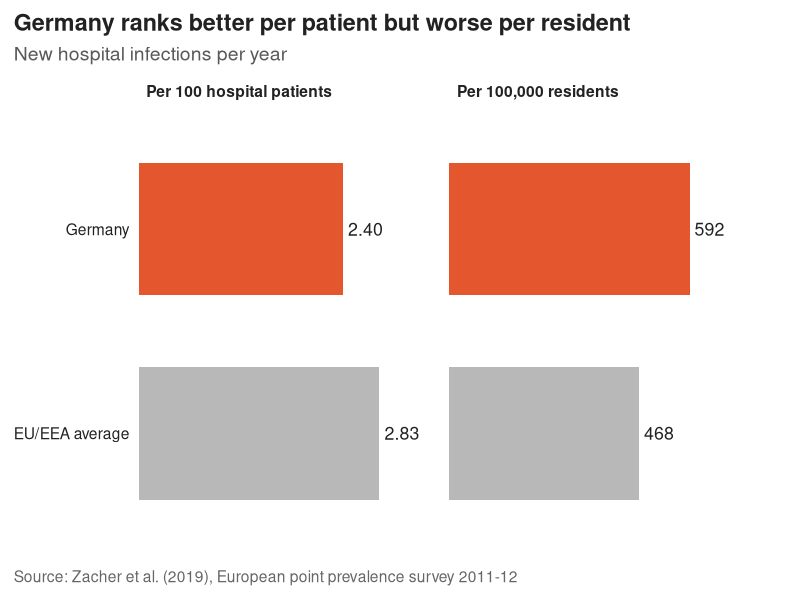
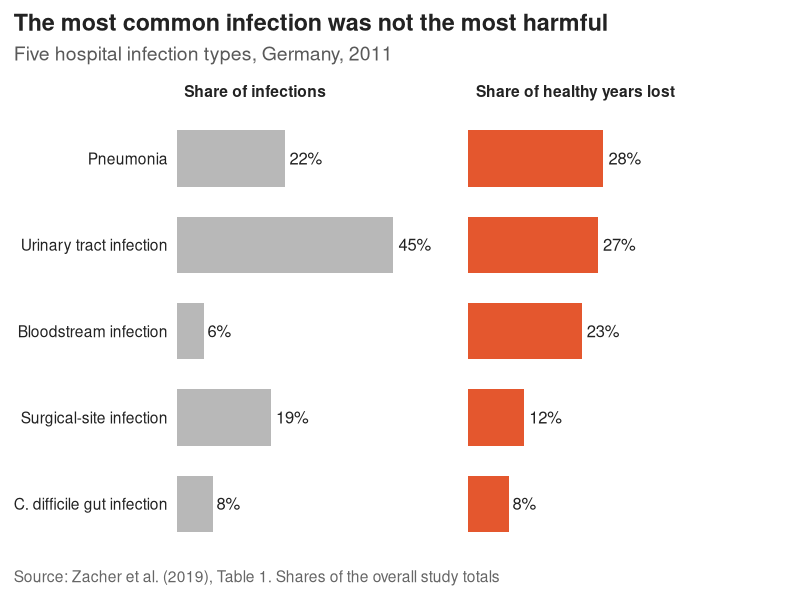

The R script that drew these images, in order:
## ---- chunk 1
#| label: setup
#| include: false
library(tidyverse)
library(kableExtra)
library(scales)

brand <- c(ink = "#222222", muted = "#B8B8B8", accent = "#E4572E")
focus_colours <- c("Context" = brand[["muted"]], "Focus" = brand[["accent"]])

theme_cwd <- function(base_size = 14) {
  theme_minimal(base_size = base_size) +
    theme(
      plot.title.position = "plot",
      plot.caption.position = "plot",
      panel.grid.minor = element_blank(),
      panel.grid.major.y = element_blank(),
      axis.title = element_text(colour = brand[["ink"]]),
      axis.text = element_text(colour = brand[["ink"]]),
      plot.title = element_text(face = "bold", colour = brand[["ink"]]),
      plot.subtitle = element_text(colour = "grey35"),
      plot.caption = element_text(colour = "grey40", hjust = 0),
      legend.position = "bottom",
      plot.margin = margin(10, 36, 10, 10)
    )
}

infection_rates <- tibble(
  denominator = rep(c("Per 100 hospital patients", "Per 100,000 residents"), each = 2),
  region = rep(c("Germany", "EU/EEA average"), times = 2),
  rate = c(2.40, 2.83, 592.1, 467.9)
) |>
  mutate(
    denominator = factor(
      denominator,
      levels = c("Per 100 hospital patients", "Per 100,000 residents")
    ),
    region = factor(region, levels = c("EU/EEA average", "Germany")),
    focus = if_else(region == "Germany", "Focus", "Context"),
    rate_label = if_else(
      rate < 10,
      label_number(accuracy = 0.01)(rate),
      label_number(accuracy = 1)(rate)
    )
  )

population_burden <- tibble(
  measure = c("New infections", "Deaths caused by the infections", "Healthy years of life lost"),
  germany = c(592.1, 20.1, 308.2),
  europe = c(467.9, 15.3, 290.0),
  ratio = c(1.27, 1.29, 1.06),
  ratio_low = c(1.14, 0.78, 0.68),
  ratio_high = c(1.43, 2.18, 1.67)
) |>
  mutate(
    difference = paste0(label_percent(accuracy = 1)(ratio - 1), " higher"),
    plausible_range = paste0(
      label_percent(accuracy = 1, style_positive = "plus")(ratio_low - 1),
      " to ",
      label_percent(accuracy = 1, style_positive = "plus")(ratio_high - 1)
    ),
    clear_gap = if_else(ratio_low > 1, "Yes", "No: Germany could be lower")
  )

burden_by_type <- tibble(
  infection = c(
    "Pneumonia", "Surgical-site infection", "Bloodstream infection",
    "Urinary tract infection", "C. difficile gut infection"
  ),
  cases = c(106586, 93222, 26976, 214150, 36002),
  healthy_years_lost = c(69508, 28842, 58350, 66701, 20890)
) |>
  mutate(
    `Share of infections` = cases / 478222,
    `Share of healthy years lost` = healthy_years_lost / 248920,
    infection = fct_reorder(infection, `Share of healthy years lost`)
  ) |>
  pivot_longer(
    c(`Share of infections`, `Share of healthy years lost`),
    names_to = "measure",
    values_to = "share"
  ) |>
  mutate(
    measure = factor(measure, levels = c("Share of infections", "Share of healthy years lost")),
    focus = if_else(measure == "Share of healthy years lost", "Focus", "Context")
  )
## ---- chunk 2
#| label: fig-flip
#| fig-cap: "Germany had about 15% fewer new hospital infections than the EU/EEA average per hospital patient, but 27% more per resident (2011-12)."
#| fig-alt: "Two bar charts side by side. Left panel, new hospital infections per 100 hospital patients: Germany 2.40, EU/EEA average 2.83. Right panel, new hospital infections per 100,000 residents: Germany 592, EU/EEA average 468. Germany's bars are orange and the EU/EEA bars are grey."
#| fig-width: 8
#| fig-height: 3.6
ggplot(infection_rates, aes(rate, region, fill = focus)) +
  geom_col(width = 0.65) +
  geom_text(
    aes(label = rate_label),
    hjust = -0.15, colour = brand[["ink"]], size = 4.5
  ) +
  facet_wrap(~ denominator, scales = "free_x") +
  scale_fill_manual(values = focus_colours, guide = "none") +
  scale_x_continuous(expand = expansion(mult = c(0, 0.25))) +
  coord_cartesian(clip = "off") +
  labs(
    x = NULL, y = NULL,
    title = "Germany ranks better per patient but worse per resident",
    subtitle = "New hospital infections per year",
    caption = "Source: Zacher et al. (2019), European point prevalence survey 2011-12"
  ) +
  theme_cwd() +
  theme(
    axis.text.x = element_blank(),
    panel.grid.major.x = element_blank(),
    strip.text = element_text(face = "bold", hjust = 0, colour = brand[["ink"]])
  )
## ---- chunk 3
#| label: tbl-burden
#| tbl-cap: "Germany had 27% more new hospital infections per 100,000 residents than the EU/EEA average in 2011-12; its higher estimates for deaths and healthy years lost are uncertain."
population_burden |>
  select(measure, germany, europe, difference, plausible_range, clear_gap) |>
  kbl(
    col.names = c(
      "Measure", "Germany", "EU/EEA average",
      "Estimated difference", "Plausible range of the difference", "Is Germany clearly higher?"
    ),
    align = c("l", "r", "r", "r", "r", "l"),
    digits = 0,
    format.args = list(big.mark = ",")
  ) |>
  kable_classic(full_width = FALSE) |>
  add_header_above(c(" " = 1, "Per 100,000 residents" = 2, "Germany compared with EU/EEA" = 3)) |>
  row_spec(0, bold = TRUE)
## ---- chunk 4
#| label: fig-share
#| fig-cap: "Urinary tract infections were 45% of hospital infections in Germany in 2011 but only 27% of healthy years lost; bloodstream infections caused far more harm than their share of infections suggests."
#| fig-alt: "Two bar charts side by side comparing five infection types. Share of infections: urinary tract 45%, pneumonia 22%, surgical-site 19%, C. difficile 8%, bloodstream 6%. Share of healthy years lost: pneumonia 28%, urinary tract 27%, bloodstream 23%, surgical-site 12%, C. difficile 8%."
#| fig-width: 8
#| fig-height: 3.8
ggplot(burden_by_type, aes(share, infection, fill = focus)) +
  geom_col(width = 0.65) +
  geom_text(
    aes(label = label_percent(accuracy = 1)(share)),
    hjust = -0.15, colour = brand[["ink"]], size = 4.2
  ) +
  facet_wrap(~ measure) +
  scale_fill_manual(values = focus_colours, guide = "none") +
  scale_x_continuous(expand = expansion(mult = c(0, 0.3))) +
  coord_cartesian(clip = "off") +
  labs(
    x = NULL, y = NULL,
    title = "The most common infection was not the most harmful",
    subtitle = "Five hospital infection types, Germany, 2011",
    caption = "Source: Zacher et al. (2019), Table 1. Shares of the overall study totals"
  ) +
  theme_cwd() +
  theme(
    axis.text.x = element_blank(),
    panel.grid.major.x = element_blank(),
    strip.text = element_text(face = "bold", hjust = 0, colour = brand[["ink"]])
  )
